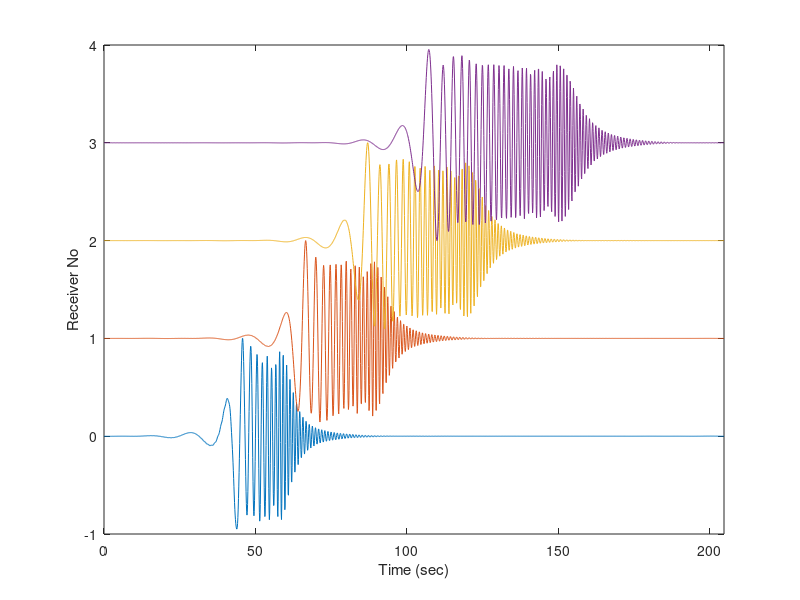

Reproduce this figure in MATLAB.

% Create dispersive synthetic waveforms
% A(w)exp(i(wt-x/velocity(w))
% To observe dispersion

rdist    = [100 150 200 250];   % Receiver Distances
fmax     = 1.00;                % Maximum freq
fmin     = 0.05;                % Minimum freq
vmin     = 2;                   % Minimum Phase Velocity
vmax     = 2.5;                 % Maximum phase velocity

freq     = linspace(0.0,5.0,1024);
df       = freq(2)-freq(1);
imin     = fix(fmin/df);
imax     = fix(fmax/df);
frqsel   = (imin:imax)*df;
nfsel    = length(frqsel);
dv       = (vmax-vmin)/(imax-imin);
pvelsel  = vmax-(imin:imax)*dv;   % = vmin+(imin:imax)*dv --> (reverse displacement)
nf       = length(freq);
deltaf   = max(freq)/nf;

dt       = 1/(2*max(freq));
tmax     = 2*nf*dt;
nt       = fix(tmax/dt);
nt       = fix(nt/2);
nt       = nt*2;
nsample  = nt;
nr       = 4;
tm       = (0:nt-1)*dt;

im       = sqrt(-1);
nfw      = fix(nfsel/20);
u1_fft   = zeros(nt,4);
wvfr     = zeros(nt,5);
iww      = 0;
for iw=2:nf
   if ( freq(iw)>frqsel(1) & freq(iw)<frqsel(nfsel) )       
      iww=iww+1;
      if iww<=nfw
         rw         = 0.5*(1-cos(pi*(iww-1)/nfw));
      elseif iww>=(nfsel-nfw)
         rw         = 0.5*(1-cos(pi*(nfsel-iww-1)/nfw));
      else
         rw = 1;
      end
      arg = -im * 2 * pi * frqsel(iww) ;
      u1_fft(iw,1:nr) = rw*exp( arg * ( rdist(1:nr) / pvelsel(iww) ));
   else
      u1_fft(iw,1:nr) = 0.0;
   end
end
phs=(atan2(imag(u1_fft),real(u1_fft)));
amp=abs(u1_fft);
u1_fft = amp.* (cos(phs) + im * sin(phs) );
for ir=1:4
for iw=1:nf-1
   u1_fft(nt-iw+1,ir) = conj(u1_fft(iw+1,ir));
end
   u1_fft(1,ir) = 0.0 ;
   u1_fft(nt/2,ir) = 0.0 ;
end
ibeg=1;
iend=nt;
pltmod='a';
scltrc=1;
%axes('Box','on','XGrid','on','YGrid','on','position',[0.1,0.1,0.6,.3]);
xlabel('Time (Sec)','Fontsize',8);      
wvfr(:,1) = real(ifft(u1_fft(:,1)));
wvfr(:,2) = real(ifft(u1_fft(:,2)));
wvfr(:,3) = real(ifft(u1_fft(:,3)));
wvfr(:,4) = real(ifft(u1_fft(:,4)));
nsample      = nt;
ibeg         = 1; 
iend         = nsample; 
plot(tm,wvfr(:,1)/max(abs(wvfr(:,1))),tm,1+wvfr(:,2)/max(abs(wvfr(:,2))),tm,2+ ...
               wvfr(:,3)/max(abs(wvfr(:,3))),tm,3+wvfr(:,4)/max(abs(wvfr(:,4))))
xlabel('Time (sec)')
ylabel('Receiver No')
axis([min(tm) max(tm) -1 4])